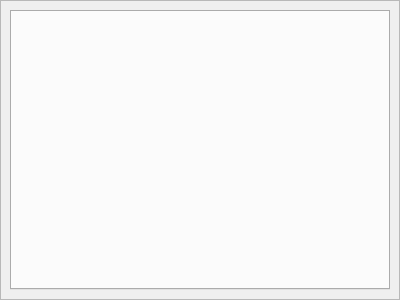
<?xml version="1.0" encoding="UTF-8"?>
<ui version="4.0">
 <class>RepairPage</class>
 <widget class="QWidget" name="RepairPage">
  <property name="geometry">
   <rect>
    <x>0</x>
    <y>0</y>
    <width>400</width>
    <height>300</height>
   </rect>
  </property>
  <property name="windowTitle">
   <string>Form</string>
  </property>
  <layout class="QVBoxLayout" name="verticalLayout">
   <property name="leftMargin">
    <number>0</number>
   </property>
   <property name="topMargin">
    <number>0</number>
   </property>
   <property name="rightMargin">
    <number>0</number>
   </property>
   <property name="bottomMargin">
    <number>0</number>
   </property>
   <item>
    <widget class="QFrame" name="frame">
     <property name="frameShape">
      <enum>QFrame::StyledPanel</enum>
     </property>
     <property name="frameShadow">
      <enum>QFrame::Raised</enum>
     </property>
     <layout class="QVBoxLayout" name="verticalLayout_2">
      <item>
       <widget class="QTabWidget" name="tabWidget"/>
      </item>
     </layout>
    </widget>
   </item>
  </layout>
 </widget>
 <resources/>
 <connections/>
</ui>
